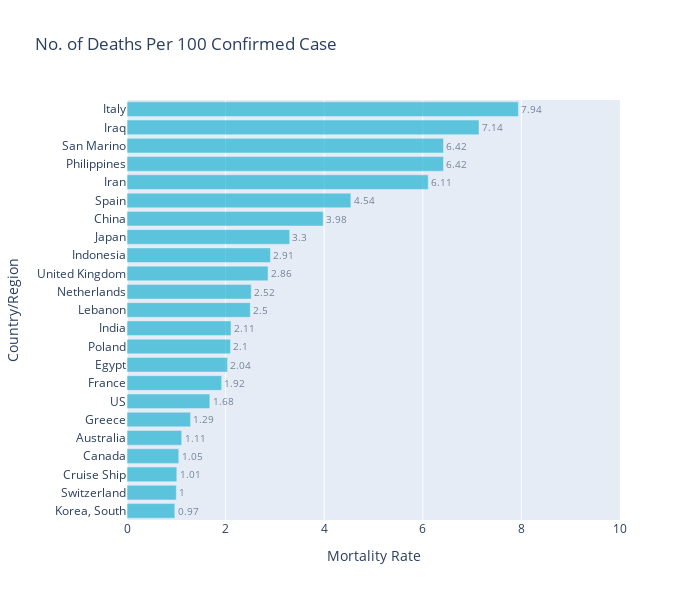

The code cell stored with this chart in its notebook:
### Markdown cell above
### 치사율 그래프
* 이탈리아가 가장 높은 치사율을 보이고 있다.
* 한국(0.97%)의 8배, 세계보건기구(WHO) 평균(3.4%)과 중국(3.98%)의 2배 수준이다.
* 세계 최고의 치사율은 보이는데 몇가지 추론을 할 수 있다.
* 코로나 바이러스 사망자 대부분이 고령자인데 작년 기준 이탈리아의 65세 이상 고령 인구 비중은 23%로 세계에서 일본(28.4%)에 이어 두 번째로 높다.
* 이탈리아의 14일 기준 누적 검사자 수는 10만9천170명으로 한국(26만50명)의 42%에 불과하다. 한국처럼 전방위적인 검사를 할 경우 누적 확진자 수가 크게 불어 치명률이 자연스럽게 WHO가 추산한 세계 평균(3.4%)에 근접할 수 있다는 추론도 가능하다.

### Code cell
# (Only countries with more than 100 case are considered)

flg['Mortality Rate'] = round((flg['Deaths']/flg['Confirmed'])*100, 2)
temp = flg[flg['Confirmed']>100]
temp = temp.sort_values('Mortality Rate', ascending=False)

fig = px.bar(temp.sort_values('Mortality Rate', ascending=False).head(23).sort_values('Mortality Rate', ascending=True), 
             x="Mortality Rate", y="Country/Region", text='Mortality Rate', orientation='h', 
             width=700, height=600, range_x = [0, 10], title='No. of Deaths Per 100 Confirmed Case')
fig.update_traces(marker_color='#00a8cc', opacity=0.6, textposition='outside')
fig.show()

### Figure 1 — Plotly figure (JSON) as saved in the notebook; plotly's stock layout.template omitted (floating-point values rounded to 4 significant figures)
{"data": [{"alignmentgroup": "True", "hoverlabel": {"namelength": 0}, "hovertemplate": "Mortality Rate=%{text}<br>Country/Region=%{y}", "legendgroup": "", "marker": {"color": "#00a8cc"}, "name": "", "offsetgroup": "", "opacity": 0.6, "orientation": "h", "showlegend": false, "text": [0.97, 1, 1.01, 1.05, 1.11, 1.29, 1.68, 1.92, 2.04, 2.1, 2.11, 2.5, 2.52, 2.86, 2.91, 3.3, 3.98, 4.54, 6.11, 6.42, 6.42, 7.14, 7.94], "textposition": "outside", "type": "bar", "x": [0.97, 1, 1.01, 1.05, 1.11, 1.29, 1.68, 1.92, 2.04, 2.1, 2.11, 2.5, 2.52, 2.86, 2.91, 3.3, 3.98, 4.54, 6.11, 6.42, 6.42, 7.14, 7.94], "xaxis": "x", "y": ["Korea, South", "Switzerland", "Cruise Ship", "Canada", "Australia", "Greece", "US", "France", "Egypt", "Poland", "India", "Lebanon", "Netherlands", "United Kingdom", "Indonesia", "Japan", "China", "Spain", "Iran", "Philippines", "San Marino", "Iraq", "Italy"], "yaxis": "y"}], "layout": {"barmode": "relative", "height": 600, "legend": {"tracegroupgap": 0}, "title": {"text": "No. of Deaths Per 100 Confirmed Case"}, "width": 700, "xaxis": {"anchor": "y", "domain": [0, 1], "range": [0, 10], "title": {"text": "Mortality Rate"}}, "yaxis": {"anchor": "x", "domain": [0, 1], "title": {"text": "Country/Region"}}}}
